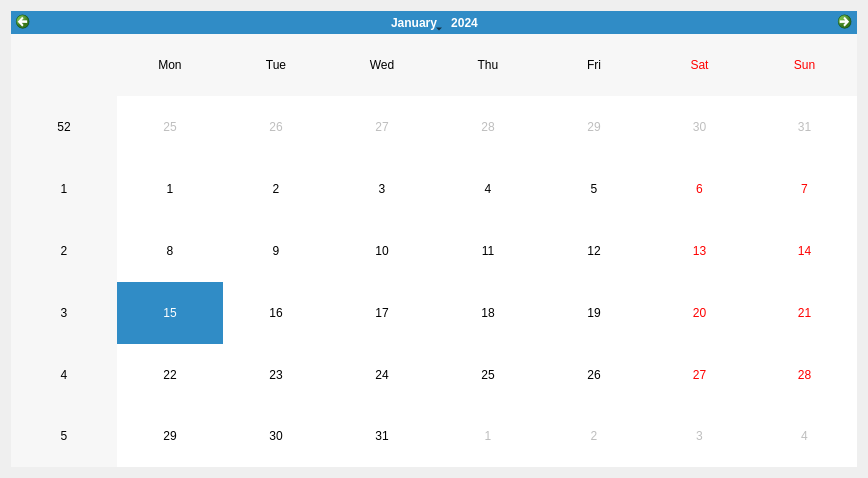
<?xml version="1.0" encoding="UTF-8"?>
<ui version="4.0">
 <class>visits</class>
 <widget class="QDialog" name="visits">
  <property name="geometry">
   <rect>
    <x>0</x>
    <y>0</y>
    <width>868</width>
    <height>478</height>
   </rect>
  </property>
  <property name="windowTitle">
   <string>Dialog</string>
  </property>
  <layout class="QGridLayout" name="gridLayout">
   <item row="0" column="0">
    <widget class="QCalendarWidget" name="calendarWidget"/>
   </item>
  </layout>
 </widget>
 <resources/>
 <connections/>
</ui>
